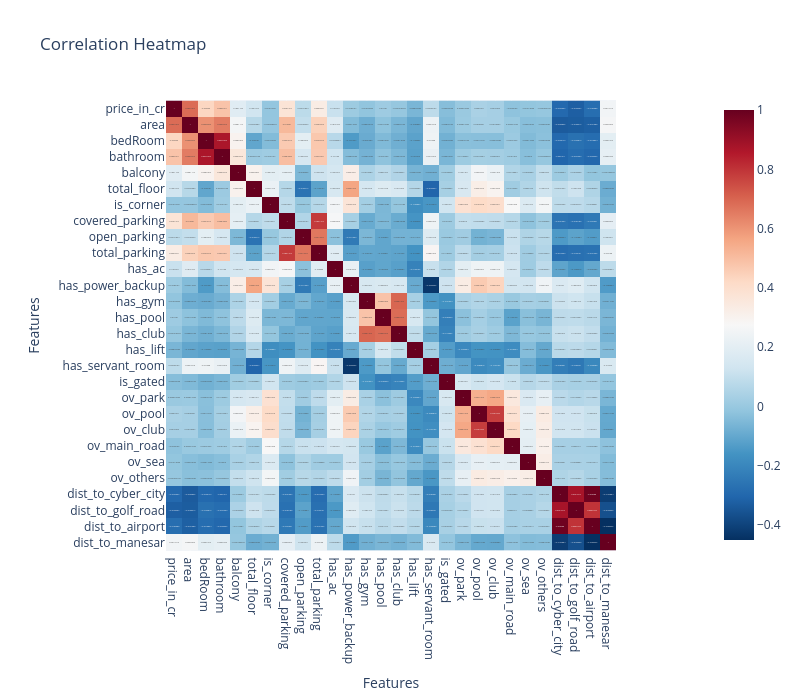

The notebook cell saved with this chart:
### Code cell
corr = fs.corr(numeric_only=True)

fig = px.imshow(
    corr,
    text_auto=True,          
    color_continuous_scale='RdBu_r',  
    title="Correlation Heatmap"
)

fig.update_layout(
    xaxis_title="Features",
    yaxis_title="Features",
    width=800,
    height=700
)

### Figure 1 — Plotly figure (JSON) as saved in the notebook; plotly's stock layout.template omitted (floating-point values rounded to 4 significant figures; data arrays with more than 128 entries replaced by an {"elided": "..."} marker saying what was removed)
{"data": [{"coloraxis": "coloraxis", "hovertemplate": "x: %{x}<br>y: %{y}<br>color: %{z}<extra></extra>", "name": "0", "texttemplate": "%{z}", "type": "heatmap", "x": ["price_in_cr", "area", "bedRoom", "bathroom", "balcony", "total_floor", "is_corner", "covered_parking", "open_parking", "total_parking", "has_ac", "has_power_backup", "has_gym", "has_pool", "has_club", "has_lift", "has_servant_room", "is_gated", "ov_park", "ov_pool", "ov_club", "ov_main_road", "ov_sea", "ov_others", "dist_to_cyber_city", "dist_to_golf_road", "dist_to_airport", "dist_to_manesar"], "xaxis": "x", "y": ["price_in_cr", "area", "bedRoom", "bathroom", "balcony", "total_floor", "is_corner", "covered_parking", "open_parking", "total_parking", "has_ac", "has_power_backup", "has_gym", "has_pool", "has_club", "has_lift", "has_servant_room", "is_gated", "ov_park", "ov_pool", "ov_club", "ov_main_road", "ov_sea", "ov_others", "dist_to_cyber_city", "dist_to_golf_road", "dist_to_airport", "dist_to_manesar"], "yaxis": "y", "z": {"elided": "28x28 float values"}}], "layout": {"coloraxis": {"colorscale": [[0, "rgb(5,48,97)"], [0.1, "rgb(33,102,172)"], [0.2, "rgb(67,147,195)"], [0.3, "rgb(146,197,222)"], [0.4, "rgb(209,229,240)"], [0.5, "rgb(247,247,247)"], [0.6, "rgb(253,219,199)"], [0.7, "rgb(244,165,130)"], [0.8, "rgb(214,96,77)"], [0.9, "rgb(178,24,43)"], [1, "rgb(103,0,31)"]]}, "height": 700, "title": {"text": "Correlation Heatmap"}, "width": 800, "xaxis": {"anchor": "y", "constrain": "domain", "domain": [0, 1], "scaleanchor": "y", "title": {"text": "Features"}}, "yaxis": {"anchor": "x", "autorange": "reversed", "constrain": "domain", "domain": [0, 1], "title": {"text": "Features"}}}}
